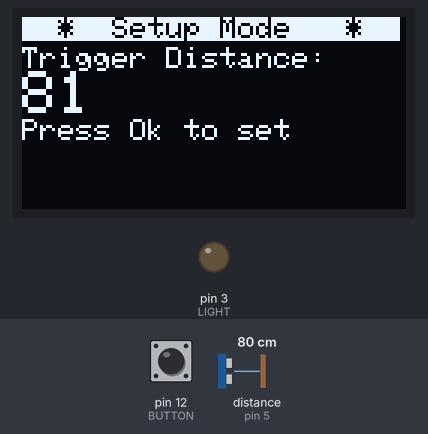
This sketch was run on a simulated Arduino Uno, built with avr-gcc and run on an emulated ATmega328P. Shown: 128×64 one-colour display, output pins drawn as LEDs (lit = HIGH). The test bench sets the inputs (shaded band); at power-on: pin 12 (BUTTON) LOW, distance to the obstacle (sensor on pin 5) 80 cm. The echo pulse lasts 58.3 µs per cm; random numbers use the default seed unless the sketch sets one; what the sketch prints to the serial monitor is not drawn.

Above: at 3.2 s.
3.3 s: pin 12 (BUTTON) pulled HIGH for 3.2 s
At 8.3 s:
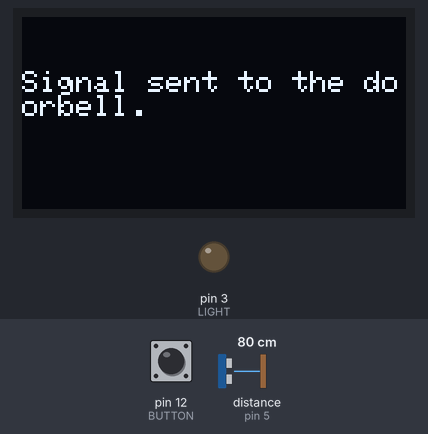
9.5 s: distance to the obstacle (sensor on pin 5) set to 76 cm
At 11.9 s:
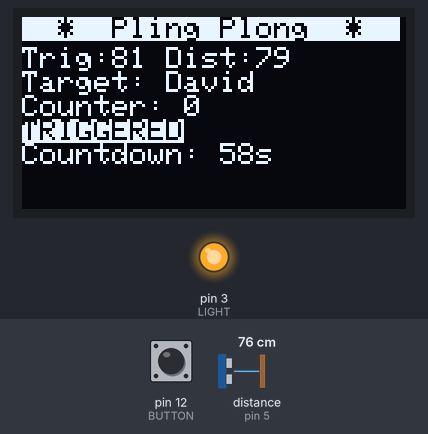
12.5 s: pin 12 (BUTTON) pulled HIGH for 0.15 s
At 13.0 s:
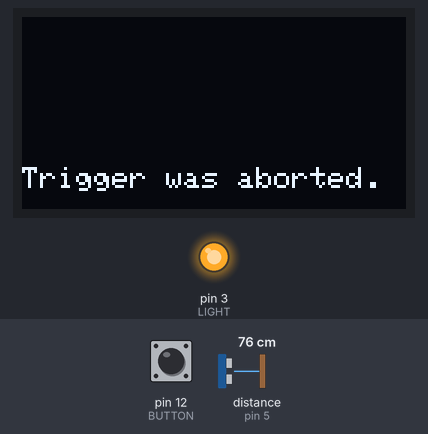
Timing chart, 0 to 15.5 s (numbered marks = the images above; inputs shaded):
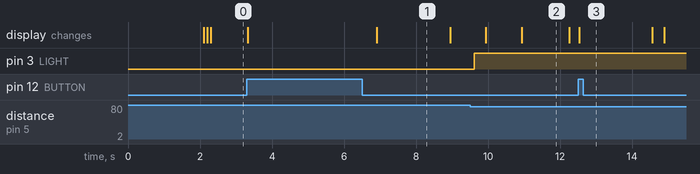

Measured:
- the behaviour switches between 80 and 79 cm on distance to the obstacle (sensor on pin 5) (found by bisection; images 1 and 2)
- after the input at 3.3 s, the display: first changes at once (image 1 shows a later state)
- after the input at 9.5 s, pin 3 (LIGHT): LOW → HIGH after 0.12 s; the display: first changes after 0.44 s (image 2 shows a later state)
- what the display in image 1 shows lasts 2.1 s, from 6.9 s to 9.0 s
- what the display in image 2 shows lasts 1.4 s, from 10.9 s to 12.3 s

The sketch:

send-signal-to-doorbell-arduino-code-v1.ino
```cpp
   #include <Wire.h>
#include <NewPing.h>
#include <Adafruit_GFX.h>
#include <Adafruit_SSD1306.h>
#define inArray(x) (sizeof(x) / sizeof(x[0]))
#define OLED_RESET 4
#define LIGHT 3
#define BUTTON 12 // Settings Button.
#define TRIGGER_PIN  6  // Trigger-Pin on the ultrasonic sensor.
#define ECHO_PIN     5  // Echo-Pin on the ultrasonic sensor.
#define MAX_DISTANCE 350 // Maximum distance we want to ping for (in centimeters).
#define TRANS_PIN 2 // Transmit Pin
int echoArray[] = {200,200,200,200}; // define the array
int arrLength = (sizeof( echoArray ) / sizeof( int )); // Get the size of the array

Adafruit_SSD1306 display(OLED_RESET);
NewPing sonar(TRIGGER_PIN, ECHO_PIN, MAX_DISTANCE);

byte counter = 0;
byte TRIGGER_AT_CM = 50;
byte triggered = 0;
byte avgDist;
byte currentSonar = 0;
byte resendCount = 9; // amount of resends.
int resendDelay = 6050; // in microseconds

const int intervalDisplayUpdate = 330;
const int intervalCheck = 100;
const long minDelay = 60000;
const long maxDelay = 660000;
const long sonarInterval = 50;

int currMode = 0;
int setupModeTimeLimit = 20000;
unsigned long countdown = 60000;
unsigned long previousDisplayMillis = 0;
unsigned long previousCheckMillis = 0;
unsigned long previousSonarMillis = 0;
//unsigned long timeArr[5] = {1000, 2000, 3000, 4000, 5000};
unsigned long timeArr[5] = {60000, 180000, 360000, 600000, 1200000};

// First
/*
byte packets[] = {
  0,0,0,1,
  0,1,0,1,
  0,0,0,1,
  1,1,1,1,
  0,1,0,1,
  0,1,0,0,
  0
};
*/

// Second
byte packets[] = {
  0,0,0,1,
  0,1,0,0,
  0,0,0,1,
  1,1,1,1,
  0,1,0,1,
  0,1,0,0,
  0
};

void setup()   {
  pinMode(LIGHT, OUTPUT);
  Serial.begin(9600);
  display.begin(SSD1306_SWITCHCAPVCC, 0x3C);
  display.clearDisplay();
  randomSeed(analogRead(A1)+analogRead(A4));


  // text display tests
  display.setTextSize(1);
  display.setTextColor(WHITE);
  display.setCursor(0,0);
  display.println("David Skoglund");
  display.setTextColor(BLACK, WHITE);
  display.println(3.141592);
  display.setTextSize(2);
  display.setTextColor(WHITE);
  display.println("0xDOORBELL");
  display.display();
  delay(2000);
  display.clearDisplay();
}


void loop() {

    unsigned long currentMillis = millis();
    if (currentMillis - previousSonarMillis >= sonarInterval) {

          previousSonarMillis = currentMillis;

          measureSonar(currentSonar);
          currentSonar = currentSonar + 1;

          if(currentSonar >= arrLength){
            currentSonar = 0;
          }
    }


  // byte state = digitalRead(BUTTON);
  if(currMode == 0){
    setupMode();
  } else {
    if(digitalRead(BUTTON) == HIGH && triggered == 0){
      delay(300);
      if(digitalRead(BUTTON) == HIGH){
        delay(2000);
        currMode = 0; // go back to setup;
      } else {
        ringDoorbell();
        Serial.print(F("Signal sent to the doorbell."));
        display.clearDisplay();
        display.println("Signal sent to the doorbell.");
        display.display();
        delay(2000);
      }
    } else if(digitalRead(BUTTON) == HIGH && triggered == 1){
      display.clearDisplay();
      display.println("Trigger was aborted.");
      display.display();
      triggered=0;
      delay(2000);
    }
    checkAvg();
    refreshDisplay();

  }
}


void checkAvg(void){

  unsigned long currentMillis = millis();

  if (currentMillis - previousCheckMillis >= intervalCheck) {

    previousCheckMillis = currentMillis;

    if(triggered == 0){


        long tmpDist = 0;

        for (int i=0; i < arrLength; i++)
        {
          tmpDist = tmpDist + echoArray[i];
        }

        avgDist = tmpDist / arrLength;

        if( avgDist < TRIGGER_AT_CM && avgDist > 0 )
        {
          triggered = 1;
          digitalWrite(LIGHT, HIGH);

          int tmp = random(0, 4);
          countdown = timeArr[tmp];

          Serial.print("Triggered with millis: ");
          Serial.println(countdown);
        }
    } else {
              Serial.println(countdown);
        if(countdown > 1){

            countdown = countdown - 100;
            if(countdown > 4000000000) countdown = 0;

        } else {
              ringDoorbell();

              counter=counter+1;
              countdown = 60000;
              Serial.print("Counter incrementet to: ");
              Serial.println(counter);
              triggered=0;
              digitalWrite(LIGHT, LOW);
        }

    }
  }
}


void setupMode(void){
    unsigned long currentMillis = millis();
  if (currentMillis - previousDisplayMillis >= intervalCheck) {
      previousDisplayMillis = currentMillis;
        long tmpDist = 0;

        for (int i=0; i < arrLength; i++)
        {
          tmpDist = tmpDist + echoArray[i];
        }

        avgDist = tmpDist / arrLength;
    Serial.print(avgDist);
    Serial.print(F("cm/avg source("));

    for (int i=0; i < arrLength; i++)
    {
      Serial.print(i);
      Serial.print("=");
      Serial.print(echoArray[i]);
      if(i < arrLength-1) Serial.print(", ");
    }
    Serial.println(")");
      display.clearDisplay();
      display.setCursor(0,0);
      display.setTextSize(1);
      display.setTextColor(BLACK, WHITE);
      display.println("  *  Setup Mode   *  ");
      display.setCursor(0,10);
      display.setTextColor(WHITE);
      display.setTextSize(1);
      display.println("Trigger Distance:");
      display.setTextSize(2);
      display.println(avgDist);
      display.setTextSize(1);
      display.println("Press Ok to set");
      display.display();

      setupModeTimeLimit = setupModeTimeLimit - 100;

      if(setupModeTimeLimit == 0 || digitalRead(BUTTON) == HIGH){
        TRIGGER_AT_CM = avgDist;
        currMode = 1;
          display.clearDisplay();
          display.setCursor(0,10);
          display.println("Live in a few sec!");
          display.display();
          delay(3000);
      }
  }

}

/***
 * measureSonar function
 * does the measuring.
 */
void measureSonar(byte current){
          unsigned int uS = sonar.ping();
          int currValue = uS / US_ROUNDTRIP_CM;
          echoArray[current] = currValue;
}


void refreshDisplay(void){
    unsigned long currentMillis = millis();
  if (currentMillis - previousDisplayMillis >= intervalDisplayUpdate) {
      previousDisplayMillis = currentMillis;
      display.clearDisplay();
      display.setCursor(0,0);
      display.setTextSize(1);
      display.setTextColor(BLACK, WHITE);
      display.println("  *  Pling Plong  *  ");
      display.setCursor(0,10);
      display.setTextColor(WHITE);
      display.setTextSize(1);
      display.print("Trig:");
      display.print(TRIGGER_AT_CM);
      display.print(" Dist:");
      display.println(avgDist);
      display.println("Target: David");
      display.print("Counter: ");
      display.println(counter);
      if(triggered == 1){
        display.setTextColor(BLACK, WHITE);
        display.println("TRIGGERED");
        display.setTextColor(WHITE);
        display.print("Countdown: ");
        int sec = countdown/1000;
        if(sec > 60){
          byte tmpMin = sec/60;
          display.print(tmpMin);
          display.print("m ");
          display.print(sec-(60*tmpMin));
          display.println("s");
        } else {
          display.print(sec);
          display.println("s");
        }

      }
      display.display();
  }
}


void longPulse(){
  digitalWrite(TRANS_PIN, HIGH);
  delayMicroseconds(670);
  digitalWrite(TRANS_PIN,LOW);
  delayMicroseconds(190);
}

void shortPulse(){
  digitalWrite(TRANS_PIN, HIGH);
  delayMicroseconds(240);
  digitalWrite(TRANS_PIN, LOW);
  delayMicroseconds(620);
}

void ringDoorbell(){

  for(int i=1; i<= resendCount; i++){

    for(int i=0; i<= sizeof(packets) - 1; i++ ){
      int pack = packets[i];
      switch (pack) {
        case 1:
          longPulse();
          break;
        case 0:
          shortPulse();
          break;
        default:
          // Do nothing
        break;
      }
    }

    delayMicroseconds(resendDelay);

  }

}
```
